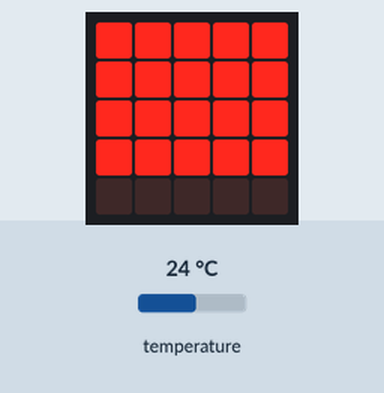
Recording of a program running on a simulated BBC micro:bit (MakeCode). On the bench: the board's 5×5 LED display. The test bench sets the inputs (shaded band); at power-on: temperature 24 °C.

Above: at 1.2 s.
1.3 s: temperature set to 18.4 °C
5.2 s: temperature set to 17.5 °C
At 6.5 s:
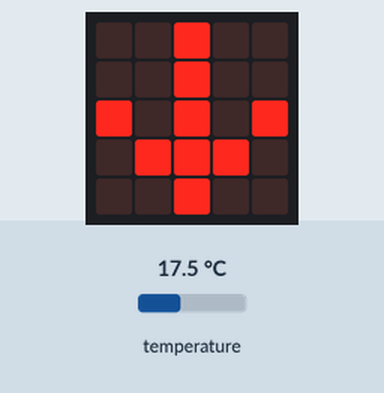
12.7 s: temperature set to 19 °C
At 14.3 s:
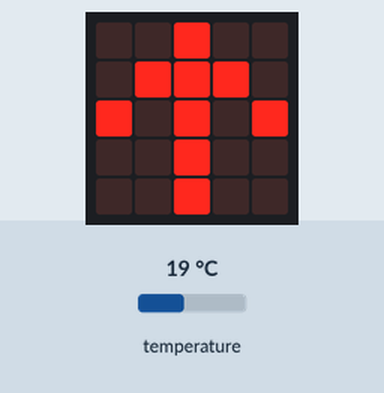
16.6 s: temperature set to 12 °C
At 17.4 s:
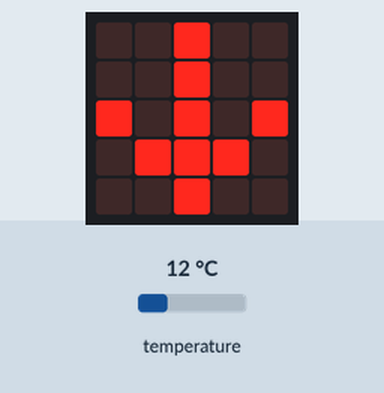
Timing chart, 0 to 19.6 s (numbered marks = the images above; inputs shaded):
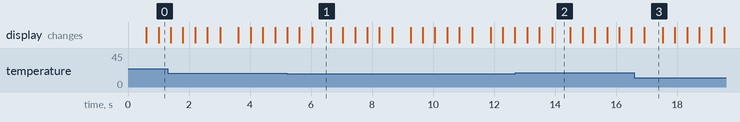

Measured:
- the behaviour switches between 18 and 17.9 °C on temperature (found by bisection; images 0 and 1)
- after the input at 5.2 s, the display: first differs from a run without the input after 0.84 s (image 1)
- after the input at 12.7 s, the display: first differs from a run without the input after 1.2 s (image 2)
- after the input at 16.6 s, the display: changes after 0.32 s (image 3)
- what the display in image 1 shows lasts 0.6 s, from 6.0 s to 6.6 s

The program:

main.ts
```typescript
basic.forever(function () {
    for (let index = 0; index < 1; index++) {
        if (input.temperature() < 18) {
            basic.showArrow(ArrowNames.South)
            basic.showLeds(`
                # # # # #
                . . . . .
                . . . . .
                . . . . .
                . . . . .
                `)
            basic.showLeds(`
                # # # # #
                # # # # #
                . . . . .
                . . . . .
                . . . . .
                `)
            basic.showLeds(`
                # # # # #
                # # # # #
                # # # # #
                . . . . .
                . . . . .
                `)
            basic.showLeds(`
                # # # # #
                # # # # #
                # # # # #
                # # # # #
                . . . . .
                `)
            basic.showLeds(`
                # # # # #
                # # # # #
                # # # # #
                # # # # #
                # # # # #
                `)
        } else {
            basic.showArrow(ArrowNames.North)
            basic.showLeds(`
                # # # # #
                # # # # #
                # # # # #
                # # # # #
                # # # # #
                `)
            basic.showLeds(`
                # # # # #
                # # # # #
                # # # # #
                # # # # #
                . . . . .
                `)
            basic.showLeds(`
                # # # # #
                # # # # #
                # # # # #
                . . . . .
                . . . . .
                `)
            basic.showLeds(`
                # # # # #
                # # # # #
                . . . . .
                . . . . .
                . . . . .
                `)
            basic.showLeds(`
                # # # # #
                . . . . .
                . . . . .
                . . . . .
                . . . . .
                `)
            basic.showLeds(`
                . . . . .
                . . . . .
                . . . . .
                . . . . .
                . . . . .
                `)
        }
    }
})
```

test.ts
```typescript
// les tests vont ici ; cela ne sera pas compilé si ce paquet est utilisé en tant qu'extension.
```
